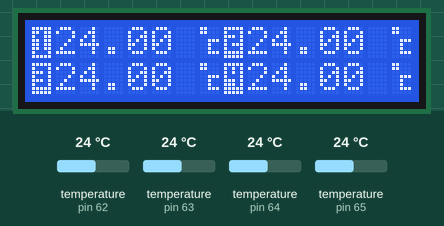
Recording of a sketch running on a simulated Arduino Uno, built with avr-gcc and run on an emulated ATmega328P. On the bench: 16×2 character LCD. The test bench sets the inputs (shaded band); at power-on: temperature (sensors on pin 62, pin 63, pin 64, pin 65) 24 °C.

Above: at 3.7 s.
3.8 s: temperature (sensor on pin 62) set to 12 °C
At 6.8 s:
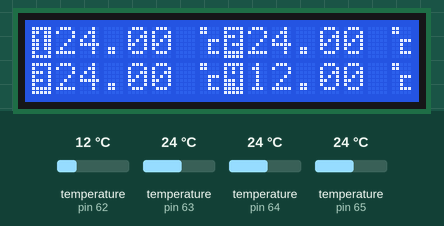
7.9 s: temperature (sensor on pin 63) set to 12 °C
At 10.3 s:
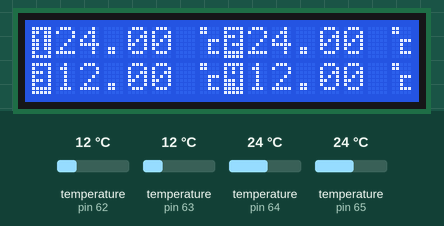
12.0 s: temperature (sensor on pin 64) set to 12 °C
At 15.9 s:
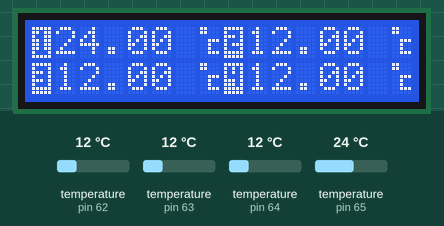
16.9 s: temperature (sensor on pin 65) set to 12 °C
At 22.7 s:
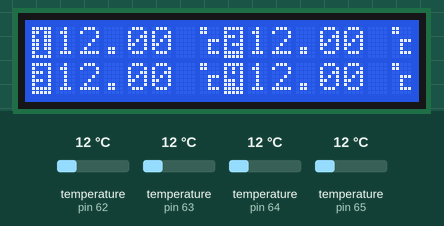
23.0 s: temperature (sensor on pin 62) set to 19 °C
At 24.9 s:
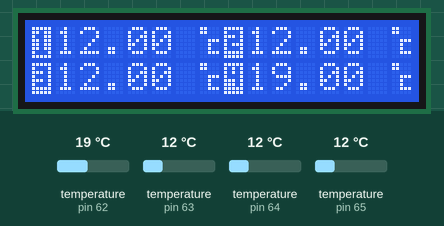
27.1 s: temperature (sensor on pin 63) set to 19 °C
At 31.8 s:
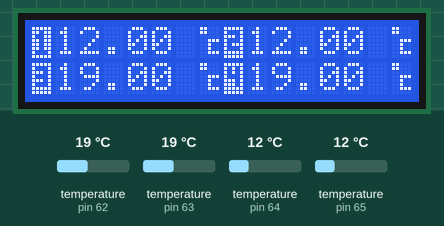
Timing chart, 0 to 33.2 s (numbered marks = the images above; inputs shaded):
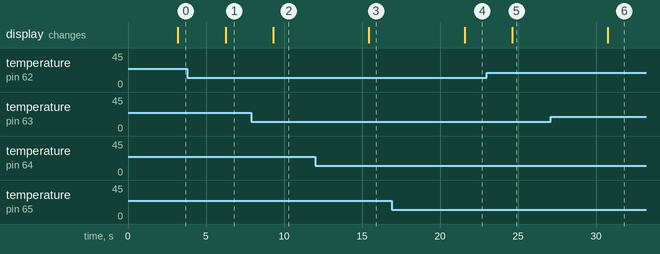

Measured:
- after the input at 3.8 s, the display: changes after 2.5 s (image 1)
- after the input at 7.9 s, the display: changes after 1.4 s (image 2)
- after the input at 12.0 s, the display: changes after 3.4 s (image 3)
- after the input at 16.9 s, the display: changes after 4.7 s (image 4)
- after the input at 23.0 s, the display: changes after 1.6 s (image 5)
- after the input at 27.1 s, the display: changes after 3.7 s (image 6)

The sketch:

thermometers.ino
```cpp
#include <OneWire.h>
#include <DallasTemperature.h>
#include <LiquidCrystal.h>

OneWire ourwire1(65);
OneWire ourwire2(64);
OneWire ourwire3(63);
OneWire ourwire4(62);

LiquidCrystal lcd(54, 55, 56, 57, 58, 59);

DallasTemperature sensor1(&ourwire1);
DallasTemperature sensor2(&ourwire2);
DallasTemperature sensor3(&ourwire3);
DallasTemperature sensor4(&ourwire4);

// custom inverse "1" character map
byte customChar1[8] = {
  0b11111,
  0b11011,
  0b10011,
  0b11011,
  0b11011,
  0b11011,
  0b10001,
  0b11111
};

// custom inverse "2" character map
byte customChar2[8] = {
  0b11111,
  0b10001,
  0b11101,
  0b10001,
  0b10111,
  0b10001,
  0b11111,
  0b11111
};

// custom inverse "3" character map
byte customChar3[8] = {
  0b11111,
  0b10001,
  0b11101,
  0b10001,
  0b11101,
  0b10001,
  0b11111,
  0b11111
};

// custom inverse "4" character map
byte customChar4[8] = {
  0b11111,
  0b10101,
  0b10101,
  0b10001,
  0b11101,
  0b11101,
  0b11111,
  0b11111
};

// custom inverse "ºc" character map
byte customCharGrades[8] = {
  0b11000,
  0b11000,
  0b00000,
  0b00111,
  0b00100,
  0b00100,
  0b00111,
  0b00000
};

void setup() {

  lcd.begin(16,2);
  lcd.createChar(1, customChar1);
  lcd.createChar(2, customChar2);
  lcd.createChar(3, customChar3);
  lcd.createChar(4, customChar4);
  lcd.createChar(5, customCharGrades);
  sensor1.begin();
  sensor2.begin();
  sensor3.begin();
  sensor4.begin();

}

void loop() {

sensor1.requestTemperatures();
float temp1=sensor1.getTempCByIndex(0);

sensor2.requestTemperatures();
float temp2=sensor2.getTempCByIndex(0);

sensor3.requestTemperatures();
float temp3=sensor3.getTempCByIndex(0);

sensor4.requestTemperatures();
float temp4=sensor4.getTempCByIndex(0);

// prints first sensor
lcd.setCursor(0, 0);
lcd.write(1);
lcd.setCursor(1, 0);
if(temp1==-127.00){
  lcd.print("       ");
}
else  {
      lcd.print(temp1);
      lcd.setCursor(7,0);
      lcd.write(5);
      }

// prints second sensor
lcd.setCursor(8, 0);
lcd.write(2);
lcd.setCursor(9, 0);
if(temp2==-127.00){
  lcd.print("       ");
}
else {
      lcd.print(temp2);
      lcd.setCursor(15,0);
      lcd.write(5);
      }


// prints third sensor
lcd.setCursor(0, 1);
lcd.write(3);
lcd.setCursor(1, 1);
if(temp3==-127.00){
  lcd.print("       ");
}
else {
      lcd.print(temp3);
      lcd.setCursor(7,1);
      lcd.write(5);
      }

// prints fourth sensor
lcd.setCursor(8, 1);
lcd.write(4);
lcd.setCursor(9, 1);
if(temp4==-127.00){
  lcd.print("       ");
}
else {
      lcd.print(temp4);
      lcd.setCursor(15,1);
      lcd.write(5);
      }

}
```
